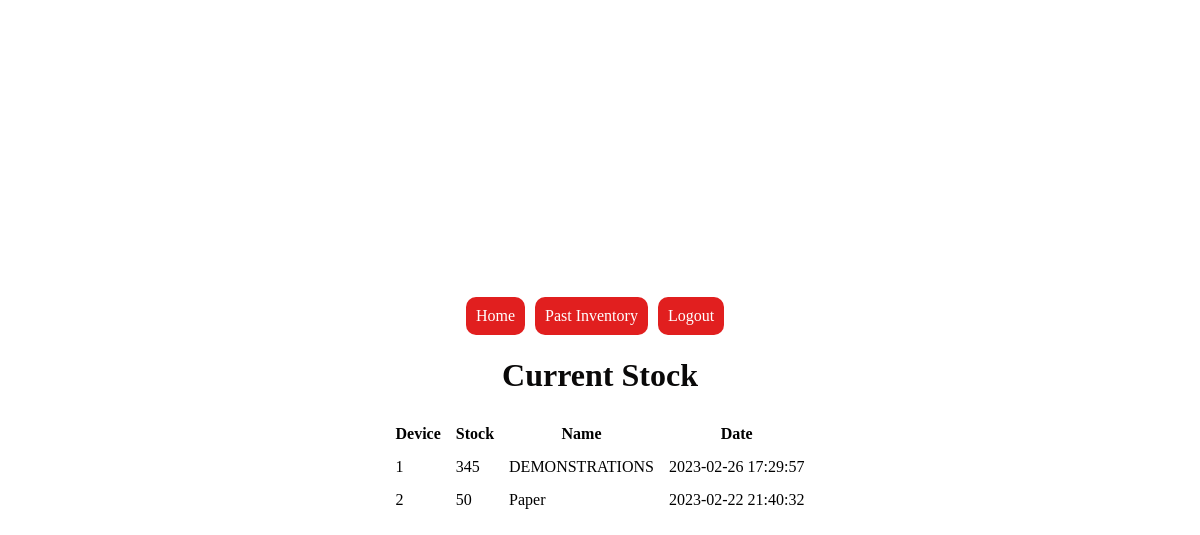
The page /inventory.php on the database its author committed.
### tables this page shows
CREATE TABLE `inventory` (
  `id` int(11) NOT NULL,
  `device` varchar(10) NOT NULL,
  `stock` int(5) NOT NULL,
  `name` varchar(30) NOT NULL,
  `date` datetime NOT NULL
);

### inventory.php (the view, shortened to what this page needs)
<!DOCTYPE html>
<html>
<body style="background-color:white;">
<head>
  <link rel="stylesheet" type="text/css" href="background.css">
  <div id="container">
    <a href="logout.php">Logout</a>
    <a href="esp-data.php">Past Inventory</a>
    <a href="home.php">Home</a>
  </div>
  <h1>Current Stock</h1>
</head>
<?php
$servername = "localhost";
$dbname = "wherehouse_data";
$username = "root";
$password = "";
$conn = new mysqli($servername, $username, $password, $dbname);
$sql = "SELECT device, stock, name, date FROM inventory WHERE device = 1 ORDER BY date DESC LIMIT 1";
echo '<table cellspacing="5" cellpadding="5">
      <tr>
        <th>Device</th>
        <th>Stock</th>
        <th>Name</th>
        <th>Date</th>
      </tr>';
if ($result = $conn->query($sql)) {
    while ($row = $result->fetch_assoc()) {
        $device = $row["device"];
        $stock = $row["stock"];
        $name = $row["name"];
        $date = $row["date"];
        echo '<tr>
                <td>' . $device . '</td>
                <td>' . $stock . '</td>
                <td>' . $name . '</td>
                <td>' . $date . '</td>
              </tr>';
    }
}
$sql = "SELECT device, stock, name, date FROM inventory WHERE device = 2 ORDER BY date DESC LIMIT 1";
if ($result = $conn->query($sql)) {
    while ($row = $result->fetch_assoc()) {
        $device2 = $row["device"];
        $stock2 = $row["stock"];
        $name2 = $row["name"];
        $date2 = $row["date"];
        echo '<tr>
                <td>' . $device2 . '</td>
                <td>' . $stock2 . '</td>
                <td>' . $name2 . '</td>
                <td>' . $date2 . '</td>
              </tr>';
    }
}
?>
</table>
</body>
</html>

### background.css (style rules this page uses)
body { background-color: #fff; display: flex; justify-content: center; align-items: center; height: 100vh; flex-direction: column; }
* { font-family: 'Times New Roman', Times, serif; box-sizing: padding-box; }
h1 { text-align: center; color: rgb(10, 9, 9); }
a { float: right; background: rgb(225, 31, 31); padding: 10px; color: #fff; border-radius: 10px; margin-right: 10px; border: none; text-decoration: none; }
#container { text-align: center; }

### rows shown on the page
inventory: device "1", stock "345", name "DEMONSTRATIONS", date "2023-02-26 17:29:57"
inventory: device "2", stock "50", name "Paper", date "2023-02-22 21:40:32"
